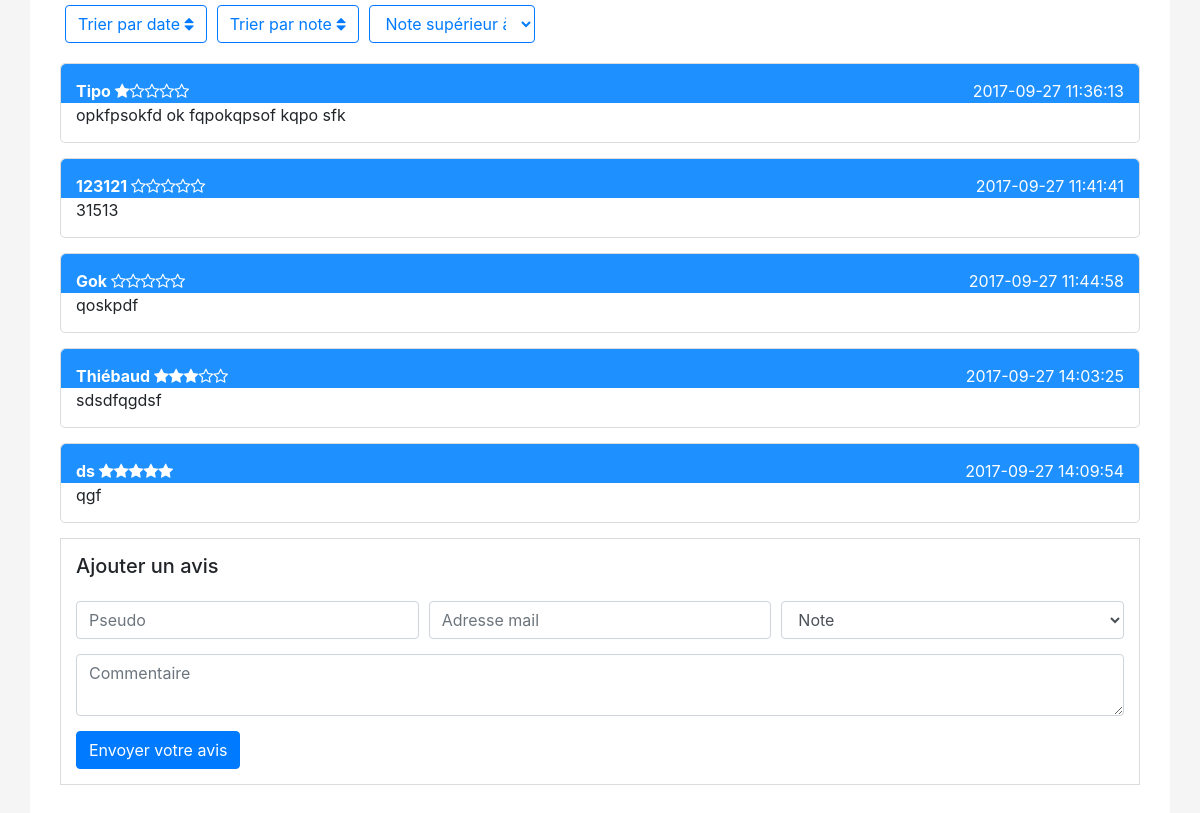
The page / on the database its author committed.
### tables this page shows
CREATE TABLE IF NOT EXISTS `commentaire` (
  `Id_Commentaire` int(11) NOT NULL AUTO_INCREMENT,
  `pseudo` varchar(25) NOT NULL,
  `mail` varchar(25) NOT NULL,
  `commentaire` varchar(255) NOT NULL,
  `date` datetime NOT NULL DEFAULT CURRENT_TIMESTAMP,
  `note` int(5) NOT NULL,
  PRIMARY KEY (`Id_Commentaire`)
);

### model/model.php (the view, shortened to what this page needs)
<?php
class avisModel{
    public function getComment($tri = "date", $sort = "asc", $noteSup = null){
        $avis = "";
        $bdd    = new PDO('mysql:host=localhost;dbname=avisfizzup;charset=utf8', 'root', '');
        if($tri == "date" && !isset($noteSup)){
            if($sort == "asc"){
                $req = $bdd->query('SELECT * FROM commentaire ORDER BY date ASC');
            }elseif($sort == "desc"){
                $req = $bdd->query('SELECT * FROM commentaire ORDER BY date DESC');
            }
        }elseif($tri == "note" && !isset($noteSup)){
            if($sort == "asc"){
                $req = $bdd->query('SELECT * FROM commentaire ORDER BY note ASC');
            }elseif($sort == "desc"){
                $req = $bdd->query('SELECT * FROM commentaire ORDER BY note DESC');
            }
        }elseif(isset($noteSup)){
            $req = $bdd->query('SELECT * FROM commentaire WHERE note >= '. $noteSup .' ORDER BY note ASC');
        }
        while ($donnees = $req->fetch()){
            $note = "";
            for($i = 0; $i < 5; $i++){
                if($i < $donnees['note']){
                    $note .= '<i class="fa fa-star" aria-hidden="true"></i>';
                }else{
                    $note .= '<i class="fa fa-star-o" aria-hidden="true"></i>';
                }
            }
            $avis .= '<div class="avis"><span class="date">'. $donnees['date'] .'</span><div class="pseudo">' . $donnees['pseudo'] . " " . $note . '</div>';
            $avis .= $donnees['commentaire'];
            $avis .= "</div>";
        }
        return $avis;
    }
}
?>

### index.php (shortened to what this page needs)
<!DOCTYPE html>
<html lang="en">
<head>
    <link rel="stylesheet" href="https://maxcdn.bootstrapcdn.com/bootstrap/4.0.0-beta/css/bootstrap.min.css">
    <link rel="stylesheet" href="css/style.css">
    <link rel="stylesheet" href="https://cdnjs.cloudflare.com/ajax/libs/font-awesome/4.7.0/css/font-awesome.min.css">
</head>
<body>
    <div class="container">
        <div class="row tri">
            <a href='#' id='triDate' class='sort btn btn-outline-primary'><span class="asc"></span>Trier par date <i class="fa fa-sort" aria-hidden="true"></i>
            </a>
            <a href='#' id='triNote' class='sort btn btn-outline-primary'><span class="asc"></span>Trier par note <i class="fa fa-sort" aria-hidden="true"></i>
            </a>
            <select id="noteSup" class='sort form-control'>
                <option disabled selected>Note supérieur à</option>
            </select>
        </div>
        <?php
require "/controller/controller.php";
$controller = new avisController();
$controller->init();
?>
    </div>
</body>
</html>

### controller/controller.php (shortened to what this page needs)
<?php
class avisController{
    public function init(){
        require_once("./model/model.php");
        $model = new avisModel();
        echo $model->getComment();
        require("./view/accueil.php");
    }
}
?>

### view/accueil.php (shortened to what this page needs)
<form class="form-avis">
    <h5>Ajouter un avis</h5>
    <div class="form-row">
        <div class="col">
            <input class="form-control field" id="pseudo" type="text" placeholder="Pseudo" name="pseudo">
        </div>
        <div class="col">
            <input class="form-control field" id="mail" type="text" placeholder="Adresse mail" name="mail">
        </div>
        <div class="col">
            <select id="note" class="form-control field">
                <option disabled selected>Note</option>
            </select>
        </div>
    </div>
    <textarea class="form-control field" id="commentaire" placeholder="Commentaire"></textarea>
    <button type="button" class="btn btn-primary" id="sendComment">Envoyer votre avis</button>
</form>

### css/style.css (style rules this page uses)
body { background-color: #F5F5F5; }
.container { background-color: white; padding-bottom: 20px; }
.avis { border: 1px solid #DCDCDC; padding: 15px; margin: 15px; border-radius: 5px; }
.pseudo { background-color: dodgerblue; color: white; margin: -15px -15px 0 -15px; padding: 15px 15px 0 15px; font-weight: bold; border-radius: 5px 5px 0 0; }
.date { float: right; top: 0; color: white; }
.form-avis { margin: 15px; padding: 15px; border: 1px solid #DCDCDC; }
.form-avis .form-control { margin-top: 15px; }
.form-avis .btn { margin-top: 15px; }
.tri { margin-left: 15px; }
.sort { margin: 5px; }
.tri .form-control { width: 15%; border-color: #007bff; color: #007bff; }

### rows shown on the page
commentaire: date "2017-09-27 11:36:13", pseudo "Tipo", note 1 (drawn)
commentaire: date "2017-09-27 11:41:41", pseudo "123121", note 0 (drawn)
commentaire: date "2017-09-27 11:44:58", pseudo "Gok", note 0 (drawn)
commentaire: date "2017-09-27 14:03:25", pseudo "Thiébaud", note 3 (drawn)
commentaire: date "2017-09-27 14:09:54", pseudo "ds", note 5 (drawn)

### other values the page prints
$model->getComment() "opkfpsokfd ok fqpokqpsof kqpo sfk 31513 qoskpdf sdsdfqgdsf qgf"
